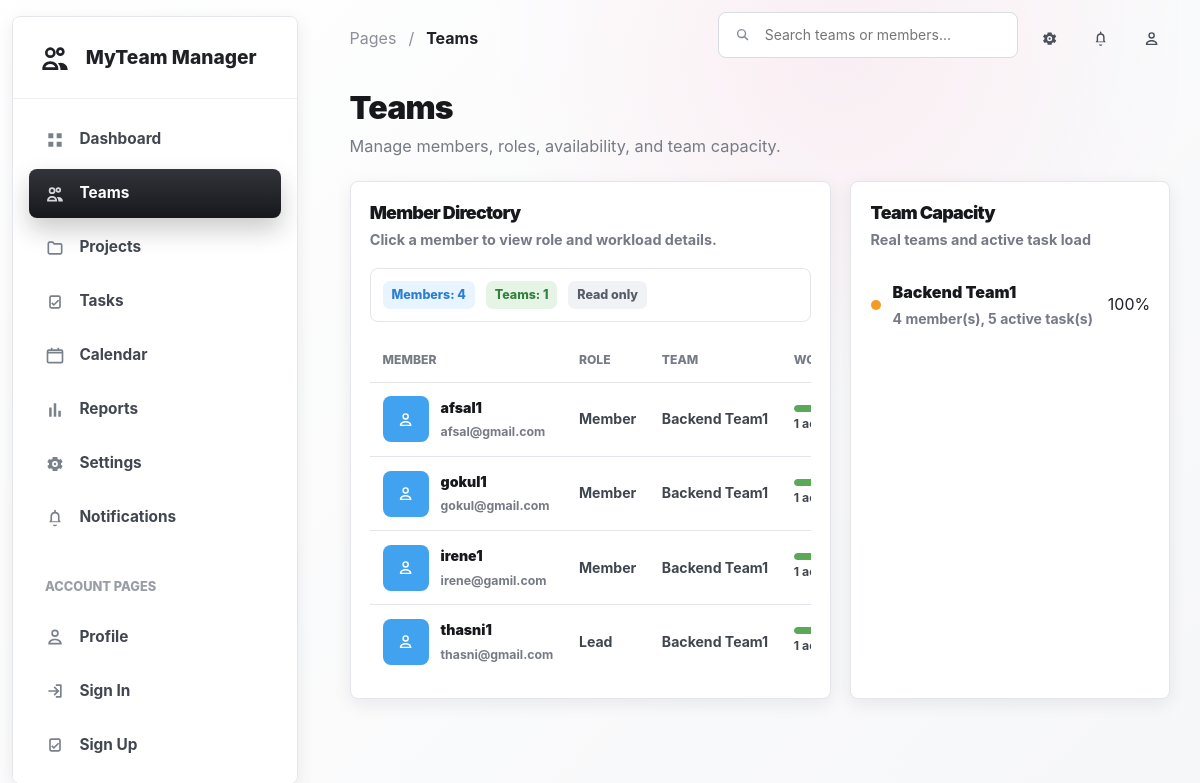
Screenshot of /teams/ (signed in) with the database file from the repository.
### accounts/models.py (models this page shows)
class User(AbstractUser):
    email = models.EmailField(unique=True)
    phone_number = models.CharField(max_length=15, blank=True, null=True)
    updated_at = models.DateTimeField(auto_now=True)

### teams/models.py (models this page shows, shortened)
class Team(models.Model):
    company = models.ForeignKey(Company, on_delete=models.CASCADE)
    name = models.CharField(max_length=200)
    description = models.TextField(blank=True, null=True)
    department = models.CharField(max_length=100, blank=True, null=True)
    created_at = models.DateTimeField(auto_now_add=True)
    updated_at = models.DateTimeField(auto_now=True)

class TeamMember(models.Model):
    ROLE_CHOICES = [
        ("lead", "Lead"),
        ("member", "Member"),
    ]
    team = models.ForeignKey(Team, on_delete=models.CASCADE)
    user = models.ForeignKey(settings.AUTH_USER_MODEL, on_delete=models.CASCADE)
    role = models.CharField(max_length=20, choices=ROLE_CHOICES, default="member")
    joined_at = models.DateTimeField(auto_now_add=True)

### teams/views.py (the view, shortened to what this page needs)
# urls.py: path('teams/', include('teams.urls')),
@login_required(login_url="sign_in")
def teams(request):
    company_member = CompanyMember.objects.filter(
        user=request.user,
    ).select_related("company").first()
    company = company_member.company
    can_manage_teams = _can_manage_company_teams(company_member)
    lead_team_ids = _lead_team_ids(request.user, company)
    manageable_teams = _manageable_team_queryset(
        company,
        can_manage_teams,
        lead_team_ids,
    )
    can_manage_members = can_manage_teams or manageable_teams.exists()
    if can_manage_teams:
        visible_teams = Team.objects.filter(company=company)
    else:
        visible_teams = Team.objects.filter(
            company=company,
            teammember__user=request.user,
        ).distinct()
    visible_teams = visible_teams.order_by("name")
    visible_members = TeamMember.objects.filter(
        team__in=visible_teams,
    ).select_related("team", "user").order_by("team__name", "user__username")
    available_users = User.objects.filter(
        companymember__company=company,
    ).distinct().order_by("username")
    team_rows = []
    for team in visible_teams:
        member_count = TeamMember.objects.filter(team=team).count()
        active_task_count = Task.objects.filter(
            project__team=team,
        ).exclude(status="done").count()
        capacity_percent = min(active_task_count * 20, 100)
        if capacity_percent >= 80:
            dot_class = "orange"
        elif capacity_percent >= 50:
            dot_class = "blue"
        else:
            dot_class = "green"
        team_rows.append({
            "id": team.id,
            "name": team.name,
            "department": team.department or "No department",
            "department_value": team.department or "",
            "description": team.description or "No description added",
            "description_value": team.description or "",
            "member_count": member_count,
            "active_task_count": active_task_count,
            "capacity_percent": capacity_percent,
            "dot_class": dot_class,
        })
    member_rows = []
    for team_member in visible_members:
        active_task_count = Task.objects.filter(
            assigned_to=team_member.user,
            project__team=team_member.team,
        ).exclude(status="done").count()
        workload_percent = min(active_task_count * 25, 100)
        if workload_percent >= 75:
            status_label = "Busy"
            status_class = "status-progress"
        else:
            status_label = "Available"
            status_class = "status-online"
        member_rows.append({
            "id": team_member.id,
            "user_id": team_member.user.id,
            "username": team_member.user.username,
            "email": team_member.user.email or "No email added",
            "team_id": team_member.team.id,
            "team_name": team_member.team.name,
            "role_value": team_member.role,
            "role_label": team_member.get_role_display(),
            "workload_percent": workload_percent,
            "active_task_count": active_task_count,
            "status_label": status_label,
            "status_class": status_class,
        })
    context = {
        "team_rows": team_rows,
        "member_rows": member_rows,
        "team_options": manageable_teams.order_by("name"),
        "available_users": available_users,
        "role_choices": TeamMember.ROLE_CHOICES,
        "can_manage_teams": can_manage_teams,
        "can_manage_members": can_manage_members,
    }
    return render(request, "teams.html", context)

### teams/views.py (called while the page is built)
def _can_manage_company_teams(company_member):
    return company_member and company_member.role == "company_admin"

def _lead_team_ids(user, company):
    return TeamMember.objects.filter(
        user=user,
        role="lead",
        team__company=company,
    ).values_list("team_id", flat=True)

def _manageable_team_queryset(company, can_manage_teams, lead_team_ids):
    if can_manage_teams:
        return Team.objects.filter(company=company)
    return Team.objects.filter(company=company, id__in=lead_team_ids)

### teams/templates/teams.html (shortened to what this page needs)
{% load static %}
<!DOCTYPE html>
<html lang="en">
<head>
  <link rel="stylesheet" href="{% static 'css/material-dashboard.css' %}">
  <link rel="stylesheet" href="{% static 'css/workspace.css' %}">
  <link rel="stylesheet" href="{% static 'css/role-dashboards.css' %}">
</head>
<body class="workspace-page">
  {% include 'includes/module_sidebar.html' with active='teams' %}
  <main class="module-main">
    {% include 'includes/module_topbar.html' with page_title='Teams' search_id='teamSearch' search_placeholder='Search teams or members...' %}
    <section class="page-heading">
      <div>
        <h1>Teams</h1>
        <p>Manage members, roles, availability, and team capacity.</p>
      </div>
    </section>
    <section class="layout-grid">
      <article class="panel">
        <div class="section-head">
          <div>
            <h2>Member Directory</h2>
            <p class="panel-subtitle">Click a member to view role and workload details.</p>
          </div>
        </div>
        <div class="filter-strip">
          <span class="badge-pill badge-blue">Members: {{ member_rows|length }}</span>
          <span class="badge-pill badge-green">Teams: {{ team_rows|length }}</span>
          {% if can_manage_members %}
            <span class="badge-pill badge-orange">Member CRUD enabled</span>
          {% else %}
            <span class="badge-pill badge-gray">Read only</span>
          {% endif %}
        </div>
        <div class="table-responsive">
          <table class="table data-table align-middle">
            <thead>
              <tr>
                <th>Member</th>
                <th>Role</th>
                <th>Team</th>
                <th>Workload</th>
              </tr>
            </thead>
            <tbody>
              {% for row in member_rows %}
                <tr data-open-drawer data-search-text="{{ row.username }} {{ row.email }} {{ row.role_label }} {{ row.team_name }} {{ row.status_label }}" data-drawer-title="{{ row.username }}" data-drawer-subtitle="{{ row.role_label }}" data-drawer-status="{{ row.status_label }}" data-drawer-owner="{{ row.team_name }}" data-drawer-due="{{ row.workload_percent }}% workload" data-drawer-detail="{{ row.active_task_count }} active task(s) assigned in this team.">
                  <td>
                    <div class="person-cell">
                      <span class="summary-icon blue"><svg><use href="#icon-user"></use></svg></span>
                      <div>
                        <strong>{{ row.username }}</strong>
                        <small>{{ row.email }}</small>
                      </div>
                    </div>
                  </td>
                  <td>{{ row.role_label }}</td>
                  <td>{{ row.team_name }}</td>
                  <td>
                    <div class="progress-track"><span style="width: {{ row.workload_percent }}%;"></span></div>
                    <small>{{ row.active_task_count }} active task(s)</small>
                  </td>
                </tr>
              {% empty %}
                <tr>
                  <td colspan="6">No team members found.</td>
                </tr>
              {% endfor %}
            </tbody>
          </table>
        </div>
      </article>
      <aside class="side-panel">
        <div class="section-head">
          <div>
            <h2>Team Capacity</h2>
            <p class="panel-subtitle">Real teams and active task load</p>
          </div>
        </div>
        <div class="stack-list">
          {% for row in team_rows %}
            <div class="stack-item" data-search-text="{{ row.name }} {{ row.department }} {{ row.description }}">
              <span class="dot {{ row.dot_class }}"></span>
              <div>
                <strong>{{ row.name }}</strong>
                <small>{{ row.member_count }} member(s), {{ row.active_task_count }} active task(s)</small>
              </div>
              <div class="table-actions">
                <span>{{ row.capacity_percent }}%</span>
              </div>
            </div>
          {% endfor %}
        </div>
      </aside>
    </section>
  </main>
</body>
</html>

### static/css/role-dashboards.css (style rules this page uses)
.table-actions { display: flex; flex-wrap: wrap; gap: 0.45rem; }

### rows the page displays
User: username "afsal1", email "afsal@gmail.com"
Team: team_name "Backend Team1" "Backend Team1" "Backend Team1", name "Backend Team1"
User: username "gokul1", email "gokul@gmail.com"
User: username "irene1", email "irene@gamil.com"
TeamMember: username "thasni1", email "thasni@gmail.com", role_label "Lead", team_name "Backend Team1", {{ row.workload_percent }} 25 (drawn), active_task_count "1"

### other values shown
{{ page_title }} "Teams"
{{ member_rows|length }} "4"
{{ team_rows|length }} "1"
{{ row.role_label }} "Member" "Member" "Member"
{{ row.active_task_count }} "1" "1" "1"
{{ row.member_count }} "4"
{{ row.active_task_count }} "5"
{{ row.capacity_percent }} "100"
